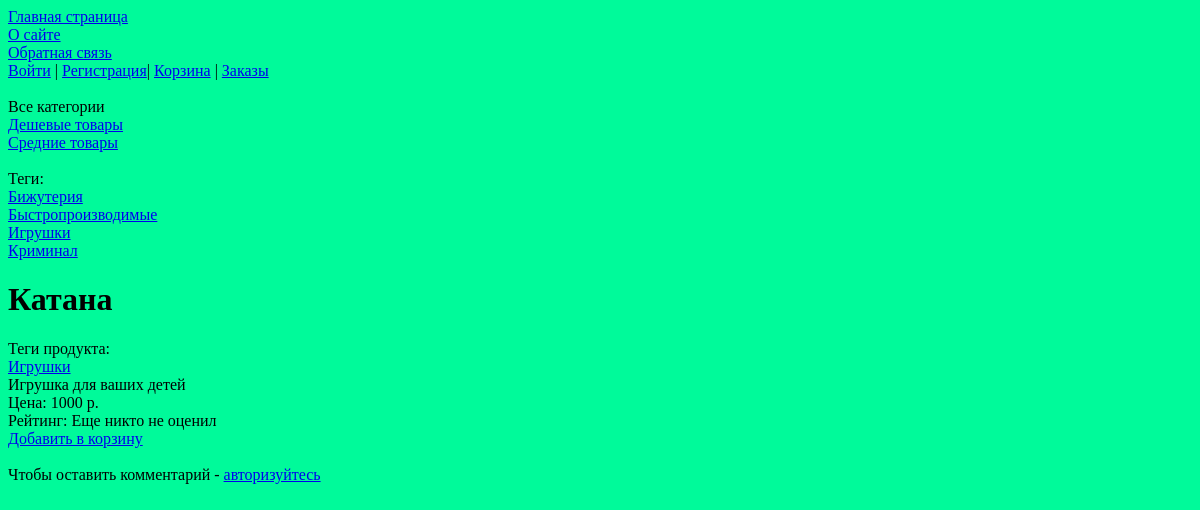
Before: /item/catana/ with the older database file.
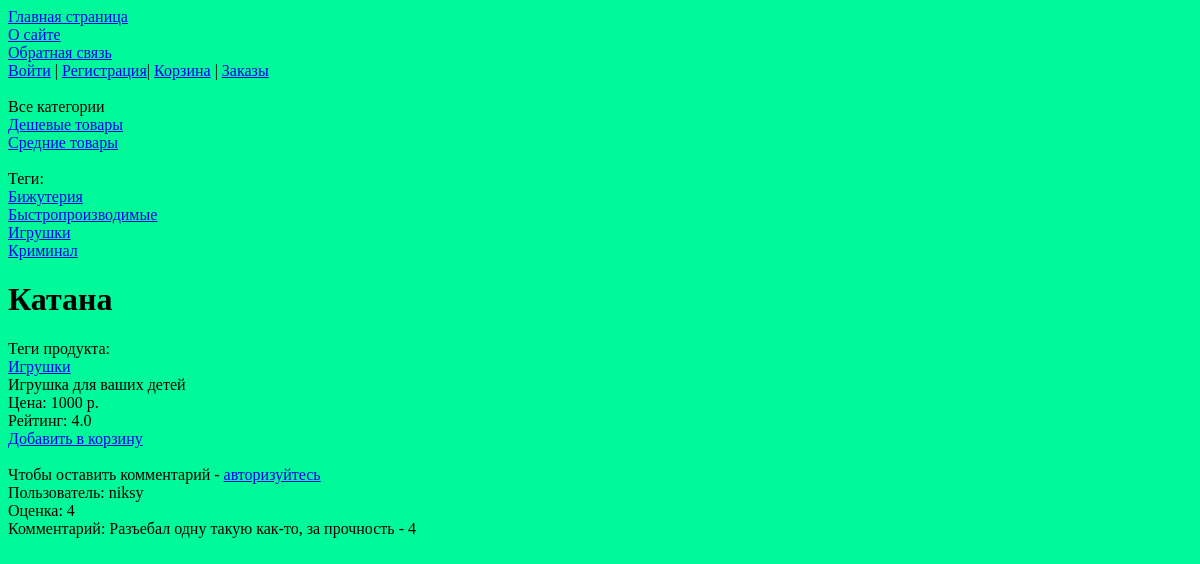
After: the same page with the newer database file.
### justsite/models.py (models this page shows, shortened)
class Category(models.Model):
    name = models.CharField(max_length=100, db_index=True, verbose_name="Категория")
    slug = models.SlugField(max_length=255, unique=True, db_index=True)
    def get_absolute_url(self):
        return reverse('category', kwargs={'cat_slug': self.slug})
    class Meta:
        verbose_name = 'Категория'
        verbose_name_plural = 'Категории'

class TagItem(models.Model):
    tag = models.CharField(max_length=100, db_index=True)
    slug = models.SlugField(max_length=255, unique=True, db_index=True)
    def get_absolute_url(self):
        return reverse('tag', kwargs={'tag_slug': self.slug})
    class Meta:
        verbose_name = 'Тег'
        verbose_name_plural = 'Теги'

class Items(models.Model):
    class Status(models.IntegerChoices):
        DRAFT = 0, 'Черновик'
        PUBLISHED = 1, 'Опубликовано'
    name = models.CharField(max_length=255, verbose_name="Название товара")
    slug = models.SlugField(max_length=255, db_index=True, unique=True, verbose_name="Слаг", validators=[
        MinLengthValidator(5, message="Минимум 5 символов"),
        MaxLengthValidator(100, message="Максимум 100 символов"),
    ])
    photo = models.ImageField(upload_to="photos/%Y/%m/%d/", default=None, blank=True, null=True, verbose_name="Фото")
    description = models.TextField(blank=True, verbose_name="Описание")
    time_create = models.DateTimeField(auto_now_add=True, verbose_name="Время создания")
    is_published = models.BooleanField(choices=tuple(map(lambda x: (bool(x[0]), x[1]), Status.choices)),
                                       default=Status.DRAFT, verbose_name="Статус")
    cat = models.ForeignKey('Category', on_delete=models.SET_NULL, related_name='items', verbose_name="Категория", null=True)
    tags = models.ManyToManyField('TagItem', blank=True, related_name='tags', verbose_name="Теги")
    price = models.IntegerField(blank=True, verbose_name="Цена", null=True)
    rate = models.FloatField(blank=True, verbose_name="Рейтинг", null=True)
    published = PublishedModel()
    objects = models.Manager()
    class Meta:
        ordering = ['-time_create']
        indexes = [
            models.Index(fields=['-time_create']),
        ]
        verbose_name = "Товары магазина"
        verbose_name_plural = 'Товары магазина'

class Comments(models.Model):
    user = models.ForeignKey(get_user_model(), on_delete=models.CASCADE, related_name='comments', db_constraint=False)
    item = models.ForeignKey(Items, on_delete=models.CASCADE, related_name='comments', db_constraint=False)
    text = models.TextField(blank=True, verbose_name="Текст комментария", null=True)
    rating = models.IntegerField(blank=True, verbose_name="Оценка:", null=True)
    time_create = models.DateTimeField(auto_now_add=True, verbose_name="Время создания")
    class Meta:
        ordering = ['-time_create']
        indexes = [
            models.Index(fields=['-time_create']),
        ]
        verbose_name = "Комментарий"
        verbose_name_plural = 'Комментарии'

### users/models.py (models this page shows)
class User(AbstractUser):
    cart = models.ManyToManyField(Items, blank=True, related_name='cart', verbose_name="Корзина", through="Cart")
    phone_num = models.CharField(max_length=12, verbose_name="Номер телефона", blank=True, null=True)

### justsite/views.py (the view, shortened to what this page needs)
# urls.py: path('item/<slug:item_slug>/', views.ShowItem.as_view(), name="item"),
class ShowItem(DataMixin, TemplateView):
    template_name = 'justsite/item.html'
    def get_context_data(self, *, object_list=None, **kwargs):
        context = super().get_context_data(**kwargs)
        context['title'] = "Обзор"
        context['item'] = get_object_or_404(Items.published, slug=self.kwargs['item_slug'])
        context['form'] = AddCommentForm()
        context['comments'] = Comments.objects.filter(item=context['item']).select_related('user')
        if self.request.user.is_authenticated:
            context['user_comment'] = context['comments'].filter(user=self.request.user).exists()
        return self.get_mixin_context(context)

### justsite/context_processors.py (called while the page is built)
def get_site_context(request):
    return {'mainmenu': menu}

### justsite/models.py (called while the page is built)
    def get_queryset(self):
        return super().get_queryset().filter(is_published=Items.Status.PUBLISHED)

### justsite/templatetags/pstags.py (called while the page is built)
@register.filter
def one_digit_after_dot(num, num_dig=1):
    return format(num, f'.{num_dig}f')

@register.inclusion_tag('justsite/list_categories.html')
def show_categories(cat_selected_id=0):
    cats = Category.objects.annotate(total=Count("items")).filter(total__gt=0)
    return {"cats": cats, "cat_selected": cat_selected_id}

@register.inclusion_tag('justsite/list_tags.html')
def show_all_tags():
    return {"tags": TagItem.objects.annotate(total=Count("tags")).filter(total__gt=0)}

### justsite/utils.py (called while the page is built)
    def get_mixin_context(self, context, **kwargs):
        context.update(kwargs)
        return context

### justsite/templates/justsite/item.html (shortened to what this page needs)
{% extends 'base.html' %}
{% load pstags %}
{% block content %}
<h1>{{item.name}}</h1>
{% with item.tags.all as tags %}
{% if tags %}
    <div>Теги продукта:</div>
    {% for t in tags %}
    <div><a href="{{t.get_absolute_url}}">{{t.tag}}</a></div>
    {% endfor %}
{% endif %}
{% endwith %}
<div>{{item.description}}</div>
<div>Цена: {{item.price}} р.</div>
{% if item.rate %}
<div>Рейтинг: {{ item.rate|one_digit_after_dot }}</div>
{% else %}
<div>Рейтинг: Еще никто не оценил</div>
{% endif %}
<div><a href="{% url 'to_cart' item.slug %}">Добавить в корзину</a></div>
<br>
{% if user.is_authenticated %}
{% if not user_comment %}
<div>Оставить комментарий:</div>
<form method="post" enctype="multipart/form-data">
    {% csrf_token %}
    {% if form.non_field_errors %}
    <div class="non-field-errors">
    {% for err in form.non_field_errors %}
        <p>{{ err }}</p>
    {% endfor %}
    </div>
    {% endif %}
    <div>{{ form.text }}</div>
    <div>{{ form.rating.label }}</div>
    {% for radio in form.rating %}
    <div>
        {{ radio }}
    </div>
    {% endfor %}
    <input type="submit" value="Оставить комментарий">
</form>
{% endif %}
{% else %}
<div>Чтобы оставить комментарий - <a href="{% url 'users:login' %}">авторизуйтесь</a></div>
{% endif %}
<div>
    {% for comment in comments %}
    <div>Пользователь: {{comment.user}}</div>
    {% if comment.rating is not None %}
    <div>Оценка: {{comment.rating}}</div>
    {% else %}
    <div>Без оценки</div>
    {% endif %}
    <div>Комментарий: {{comment.text}}</div>
    <br>
    {% endfor %}
</div>
{% endblock %}

### justsite/templates/justsite/list_categories.html
{% for cat in cats %}
         {% if cat.id == cat_selected %}
                   <div>{{cat.name}}</div>
         {% else %}
                   <div><a href="{{ cat.get_absolute_url }}">{{cat.name}}</a></div>
         {% endif %}
{% endfor %}

### justsite/templates/justsite/list_tags.html
{% if tags %}
    Теги:
        {% for t in tags %}
        <div><a href="{{t.get_absolute_url}}">{{t.tag}}</a></div>
        {% endfor %}
{% endif %}

Changed rows visible on the page:
changed Items "Катана": rate empty → 4 (drawn); rate|one_digit_after_dot (not shown) → "4.0"
added Comments: user "niksy", rating "4", text "Разъебал одну такую как-то, за прочность - 4"
Other visible differences:
text no longer shown: "Рейтинг: Еще никто не оценил"
text now shown: "Рейтинг:"
